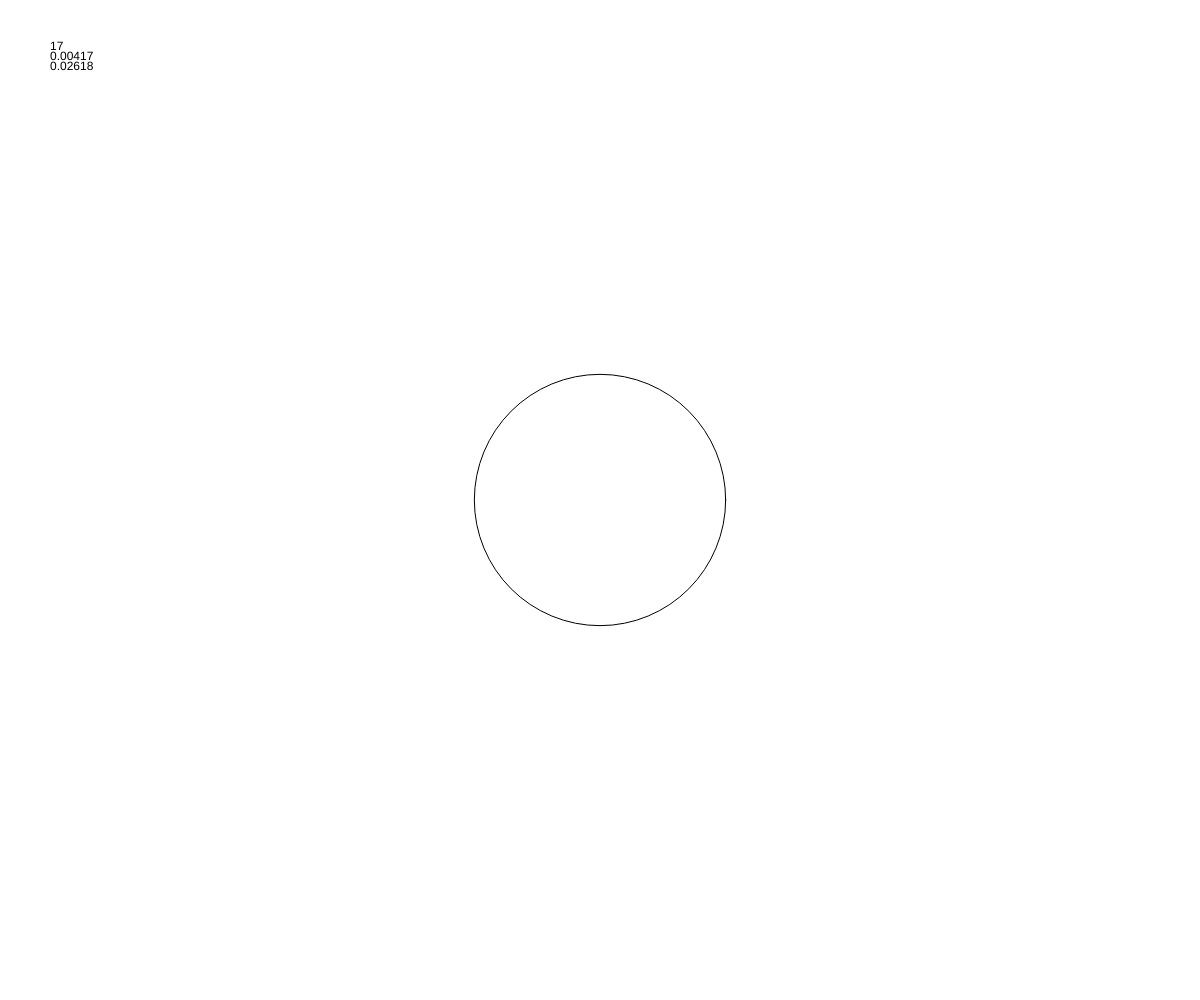
Frame 1 (no input)
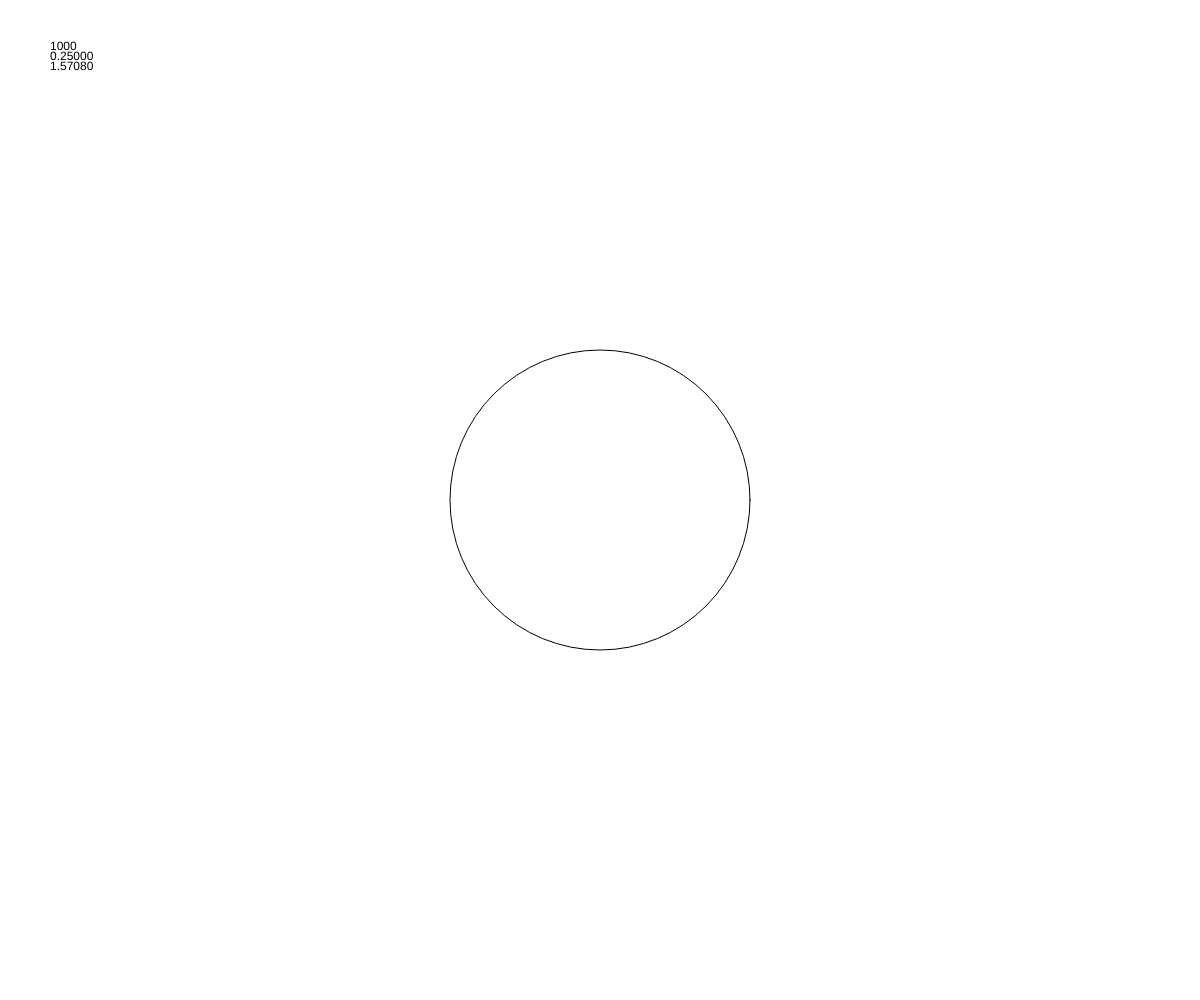
Frame 60 (no input)
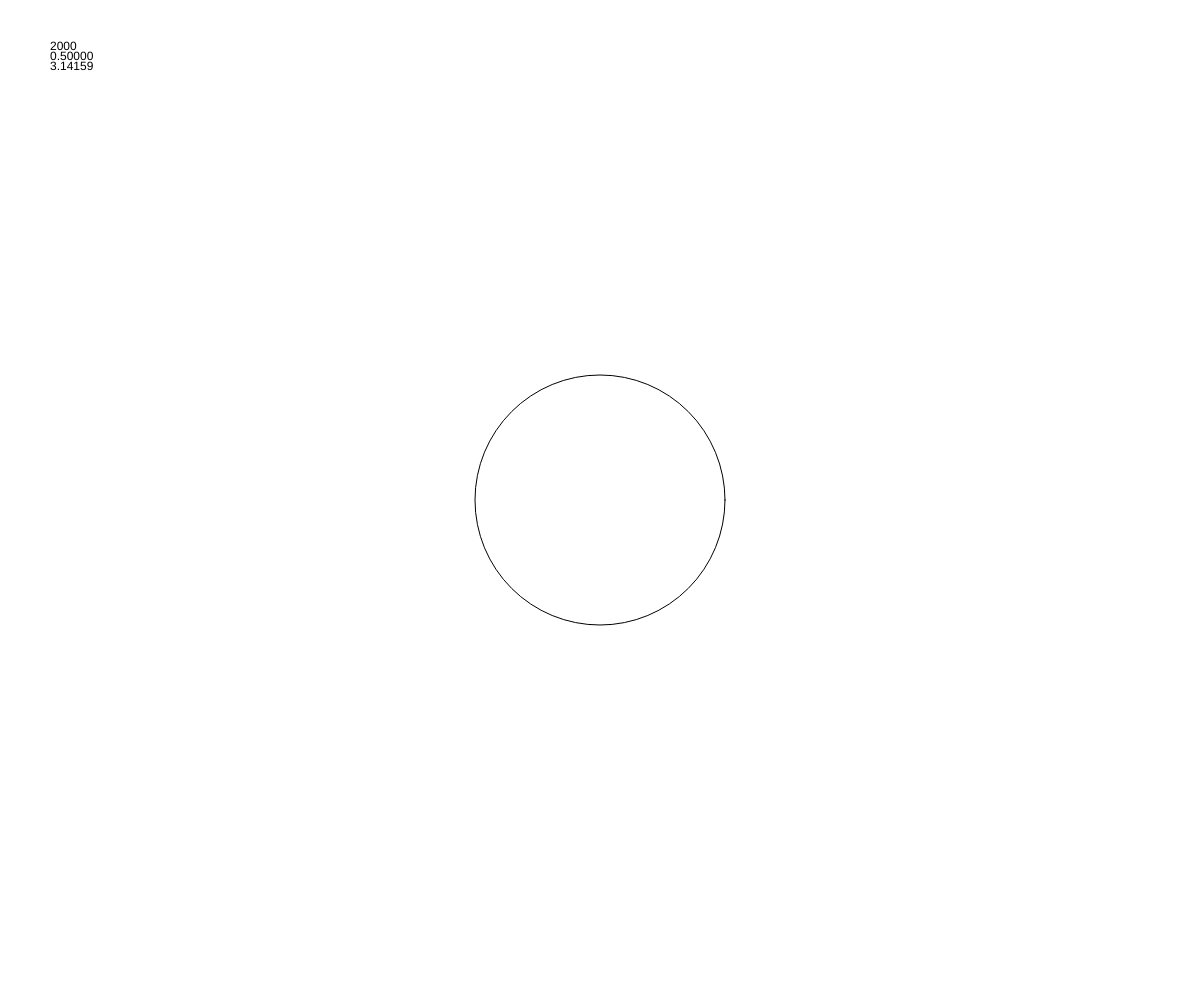
Frame 120 (the mouse pressed at the canvas centre since frame 60)

The p5.js sketch that drew these frames (run headless with seeded random() and noise() and a simulated clock; from frame 60 on, the mouse is pressed at the canvas centre):

// p5.js sketch
// ── sketch.js
let circleOsc = 0;
let pMillis = 0;
let interval = 4000;
let circleGrowRange = 50;
let circleBaseSize = 250;

function setup() {
  createCanvas(windowWidth, windowHeight);
  
}

function draw() {
  background(255);
  let timer = millis()-pMillis;
  if(timer>interval){
    pMillis = millis(); //reset timer after interval
  }

  text(timer.toFixed(0),50,50);
  let timePercentage = timer/interval;
  text(timePercentage.toFixed(5),50,60);
  let timeAngle = map(timePercentage,0,1,0,2*PI);
  text(timeAngle.toFixed(5),50,70);

  circleOsc = (sin(timeAngle)*circleGrowRange);
  circle(width/2,height/2,circleOsc+circleBaseSize);
}
